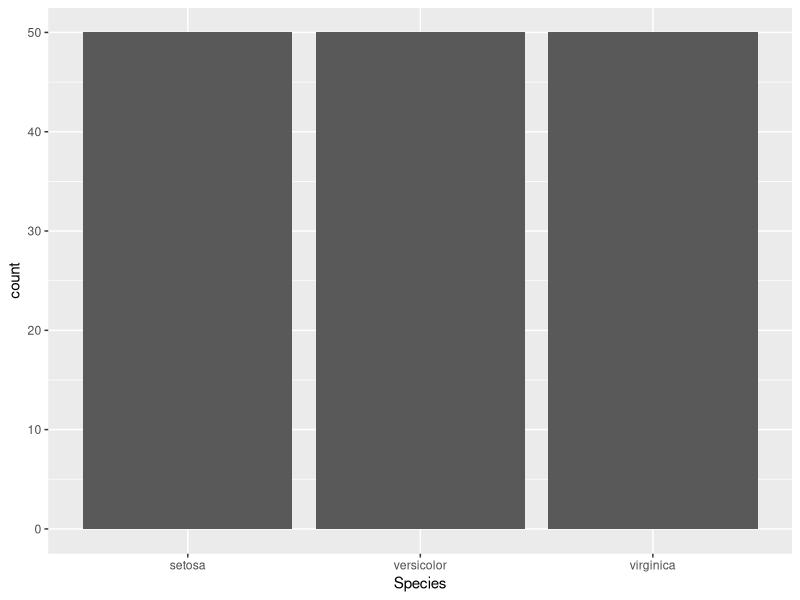
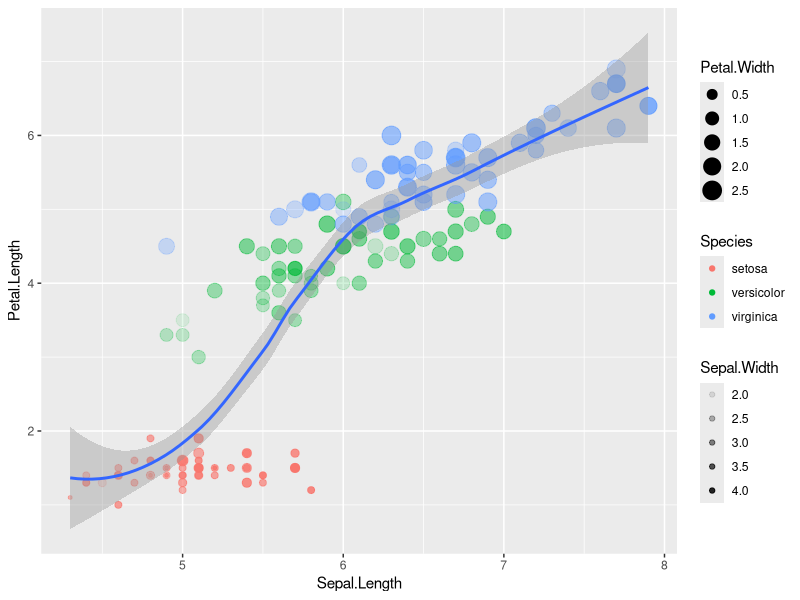

R code for these plots, in order:
library(tidyverse)
ggplot(data = iris) +
  geom_bar(mapping = aes(x = Species))

ggplot(data = iris) + # EN GGPLOT '+' REEMPLAZA '%>%'
  geom_point(mapping = aes(x = Sepal.Length, y = Petal.Length,
                           color = Species,
                           size = Petal.Width,
                           alpha = Sepal.Width)
             ) +
  geom_smooth(aes(x = Sepal.Length, y = Petal.Length))